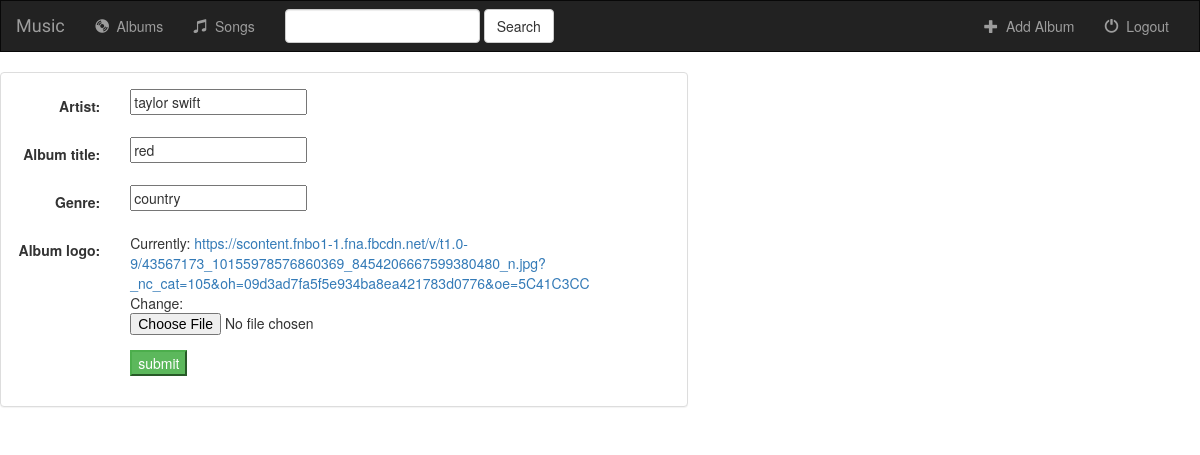
The app's page /album/1/, older data.
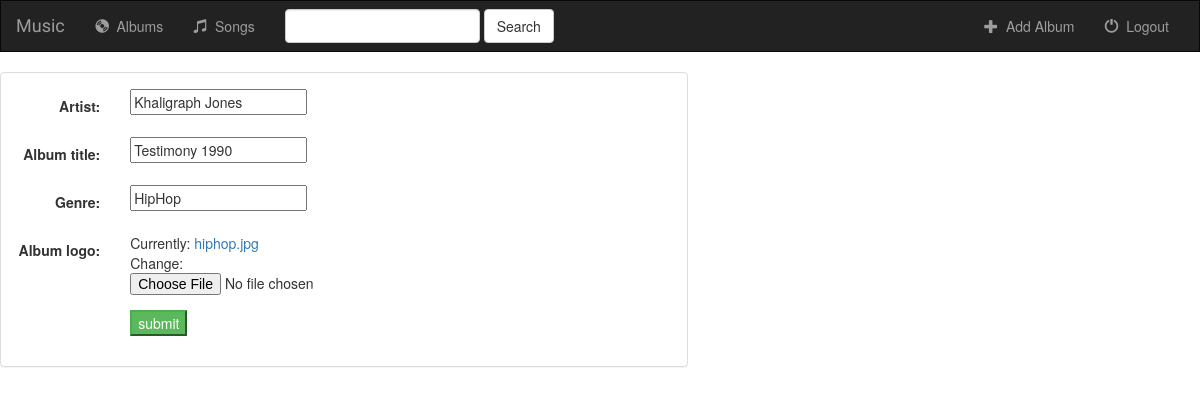
The same page, newer data.
### app/models.py (models this page shows, shortened)
class Album(models.Model):
    artist = models.CharField(max_length=250)
    album_title =models.CharField(max_length=500)
    genre = models.CharField(max_length=100)
    album_logo = models.FileField()

### app/views.py (the view)
# urls.py: url( r'album/(?P<pk>[0-9]+)/$' , views.AlbumUpdate.as_view( ) , name='album-update' ) ,
class AlbumUpdate(UpdateView):
    model=Album
    template_name = 'music/album_form.html'
    fields = ['artist', 'album_title','genre','album_logo']

### app/templates/music/album_form.html (shortened to what this page needs)
{% extends 'music/base.html' %}
{% block body %}
<div class="container-fluiid">
    <div class="row">
        <div class="col-sm-12 col-md-7">
            <div class="panel panel-default">
                <div class="panel-body">
                    <form class="form-horizontal" action="" method="post" enctype="multipart/form-data">
                        {% include 'music/form-template.html' %}
                        <div class="form-group">
                            <div class="col-sm-offset-2 col-sm-10">
                                <button type="submit" class="bt btn-success">submit</button>
                            </div>
                        </div>
                    </form>
        </div>
    </div>
</div>
    </div>
</div>
{%endblock%}

### app/templates/music/form-template.html (shortened to what this page needs)
{% for field in form %}
<div class="form-group">
    <div class="col-sm-offset-2 col-sm-10">
    </div>
    <label class="control-label col-sm-2">{{field.label_tag}}</label>
    <div class="col-sm-10">{{field}}</div>
</div>
    {% endfor %}

Row changes from the older to the newer data that the page shows:
changed Album: artist "taylor swift" → "Khaligraph Jones"; album_title "red" → "Testimony 1990"; genre "country" → "HipHop"
Text that changed along with them:
text no longer shown: "Currently: https://scontent.fnbo1-1.fna.fbcdn.net/v/t1.0-9/43567173_10155978576860369_8454206667599380480_n.jpg?_nc_cat=105&oh=09d3ad7fa5f5e934ba8ea421783d0776&oe=5C41C3CC Change:"
text now shown: "Currently: hiphop.jpg Change:"
